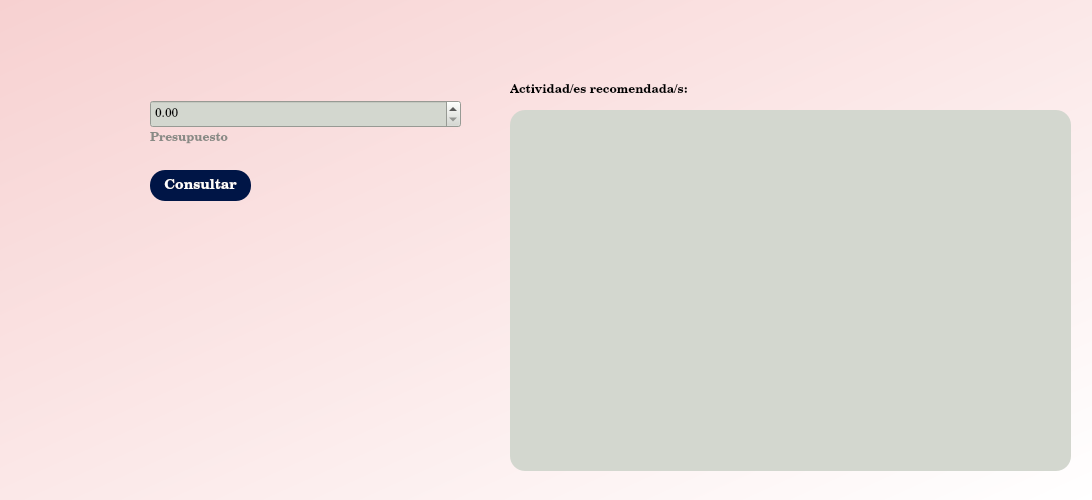
<?xml version="1.0" encoding="UTF-8"?>
<ui version="4.0">
 <class>Dialog</class>
 <widget class="QDialog" name="Dialog">
  <property name="geometry">
   <rect>
    <x>0</x>
    <y>0</y>
    <width>1092</width>
    <height>500</height>
   </rect>
  </property>
  <property name="windowTitle">
   <string>Cultura</string>
  </property>
  <property name="styleSheet">
   <string notr="true">background-color:qlineargradient(spread:pad, x1:0, y1:0, x2:1, y2:1, stop:0 rgba(247, 209, 209, 255), stop:1 rgba(255, 255, 255, 255));</string>
  </property>
  <widget class="QLabel" name="label_result_culture">
   <property name="geometry">
    <rect>
     <x>510</x>
     <y>110</y>
     <width>561</width>
     <height>361</height>
    </rect>
   </property>
   <property name="styleSheet">
    <string notr="true">QLabel{
font-family: Century SchoolBook L;
border-radius: 15px;
background-color: rgb(211, 215, 207);
color: rgb(0,0,0);
}</string>
   </property>
   <property name="text">
    <string/>
   </property>
  </widget>
  <widget class="QPushButton" name="pushButton">
   <property name="geometry">
    <rect>
     <x>70</x>
     <y>90</y>
     <width>91</width>
     <height>51</height>
    </rect>
   </property>
   <property name="styleSheet">
    <string notr="true">QPushButton{
border-radius: 20px;
background-color: transparent;
color: rgb(0,0,0);
font-family: Century SchoolBook L;
font-weight: bold;

}</string>
   </property>
   <property name="text">
    <string/>
   </property>
   <property name="icon">
    <iconset>
     <normaloff>../resources/budget_icon.png</normaloff>../resources/budget_icon.png</iconset>
   </property>
   <property name="iconSize">
    <size>
     <width>32</width>
     <height>32</height>
    </size>
   </property>
  </widget>
  <widget class="QLabel" name="label_actividad_cult">
   <property name="geometry">
    <rect>
     <x>510</x>
     <y>80</y>
     <width>241</width>
     <height>21</height>
    </rect>
   </property>
   <property name="font">
    <font>
     <family>Century Schoolbook L</family>
     <weight>75</weight>
     <bold>true</bold>
    </font>
   </property>
   <property name="styleSheet">
    <string notr="true">background-color: transparent;</string>
   </property>
   <property name="text">
    <string>Actividad/es recomendada/s:</string>
   </property>
  </widget>
  <widget class="QPushButton" name="pushButton_consult_culture">
   <property name="geometry">
    <rect>
     <x>150</x>
     <y>170</y>
     <width>101</width>
     <height>31</height>
    </rect>
   </property>
   <property name="font">
    <font>
     <family>CenturySchoolBook L</family>
     <pointsize>-1</pointsize>
     <weight>75</weight>
     <bold>true</bold>
    </font>
   </property>
   <property name="styleSheet">
    <string notr="true">QPushButton{
border-radius: 15px;
background-color: rgb(0, 21, 70);
color: rgb(255,255,255);
font-weight: bold;
font-family: CenturySchoolBook L;
font-size: 14px;
}


QPushButton:hover{
	background-color: rgb(114, 159, 207);

}</string>
   </property>
   <property name="text">
    <string>Consultar</string>
   </property>
  </widget>
  <widget class="QLabel" name="label_place_cinema">
   <property name="geometry">
    <rect>
     <x>150</x>
     <y>130</y>
     <width>101</width>
     <height>17</height>
    </rect>
   </property>
   <property name="styleSheet">
    <string notr="true">font-family: Century SchoolBook L;
color: rgb(136, 138, 133);
background: transparent;
border: none;
font-weight: bold;</string>
   </property>
   <property name="text">
    <string>Presupuesto</string>
   </property>
  </widget>
  <widget class="QDoubleSpinBox" name="doubleSpinBox_3">
   <property name="geometry">
    <rect>
     <x>150</x>
     <y>100</y>
     <width>311</width>
     <height>28</height>
    </rect>
   </property>
   <property name="font">
    <font>
     <family>Century SchoolBook L</family>
     <weight>50</weight>
     <bold>false</bold>
    </font>
   </property>
   <property name="styleSheet">
    <string notr="true">font-family: Century SchoolBook L;
background-color: rgb(211, 215, 207);
border-bottom: 1px solid #717072;
color: rgb(0, 0, 0);</string>
   </property>
   <property name="maximum">
    <double>100.000000000000000</double>
   </property>
  </widget>
 </widget>
 <resources/>
 <connections/>
</ui>
